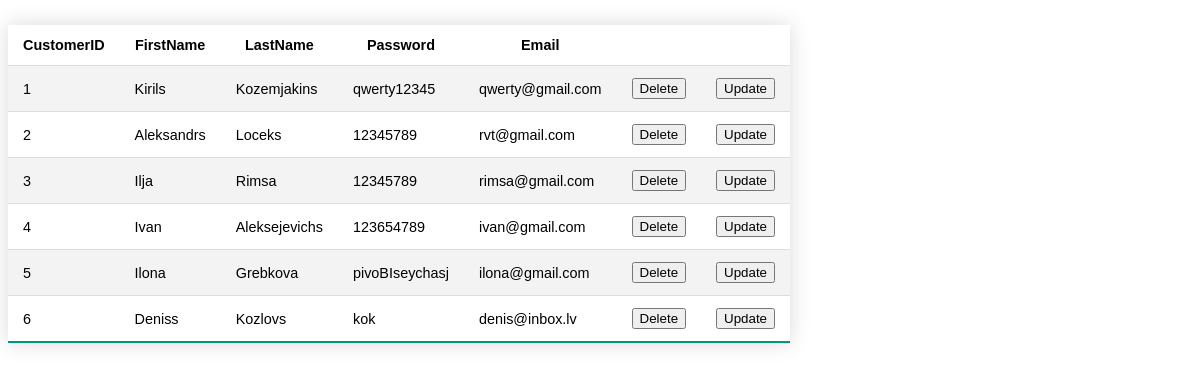
Before: /main.php with the older database file.
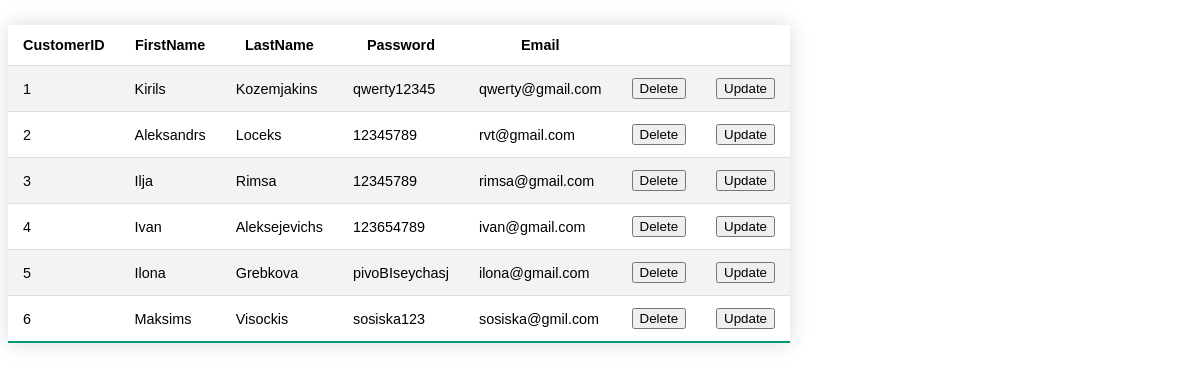
After: the same page with the newer database file.
### tables this page shows
CREATE TABLE IF NOT EXISTS `customer` (
  `CustomerID` int(11) NOT NULL AUTO_INCREMENT,
  `FirstName` varchar(50) DEFAULT NULL,
  `LastName` varchar(50) DEFAULT NULL,
  `Password` varchar(50) DEFAULT NULL,
  `Email` varchar(50) DEFAULT NULL,
  `Access` int(11) DEFAULT '0',
  PRIMARY KEY (`CustomerID`)
);

### main.php (the view, shortened to what this page needs)
<!DOCTYPE html>
<html>
<head>
	<link rel="stylesheet" href="css\user_data.css">
</head>
<body>
    <table class="styled-table">
        <tr>
            <th>CustomerID</th>
            <th>FirstName</th>
            <th>LastName</th>
            <th>Password</th>
            <th>Email</th>
            <th></th>
            <th></th>
        </tr>
        <?php
        $host = "127.0.0.1";
        $dbname = "booking";
        $username = "root";
        $password = "password";
        try {
            $conn = new PDO("mysql:host=$host;dbname=$dbname", $username, $password);
            $conn->setAttribute(PDO::ATTR_ERRMODE, PDO::ERRMODE_EXCEPTION);
            $query = $conn->prepare("SELECT * FROM customer");
            $query->execute();
            $results = $query->fetchAll();
        } catch (PDOException $e) {
            echo 'Error: ' . $e->getMessage();
        }
        foreach ($results as $row) {
            echo "<tr><td>" . $row['CustomerID'] . "</td>";
            echo "<td>" . $row['FirstName'] . "</td>";
            echo "<td>" . $row['LastName'] . "</td>";
            echo "<td>" . $row['Password'] . "</td>";
            echo "<td>" . $row['Email'] . "</td>";
            echo "<td>";
            echo "<form action='FunctionsPHP\delete_user.php' method='post'>";
            echo "<input type='submit' value='Delete'>";
            echo "</form>";
            echo "</td>";
            echo "<td>";
            echo "<button class='ShowUpdateForm'>Update</button>";
            echo "</td></tr>";
        }
        ?>
    </table>
</body>
</html>

### css/user_data.css (style rules this page uses)
.styled-table { border-collapse: collapse; margin: 25px 0; font-size: 0.9em; font-family: sans-serif; min-width: 400px; box-shadow: 0 0 20px rgba(0, 0, 0, 0.15); }
.styled-table th, .styled-table td { padding: 12px 15px; }
.styled-table tbody tr { border-bottom: 1px solid #dddddd; }
.styled-table tbody tr:nth-of-type(even) { background-color: #f3f3f3; }
.styled-table tbody tr:last-of-type { border-bottom: 2px solid #009879; }

Changed rows visible on the page:
changed customer id 6: FirstName "Deniss" → "Maksims"; LastName "Kozlovs" → "Visockis"; Password "kok" → "sosiska123"; Email "denis@inbox.lv" → "sosiska@gmil.com"
